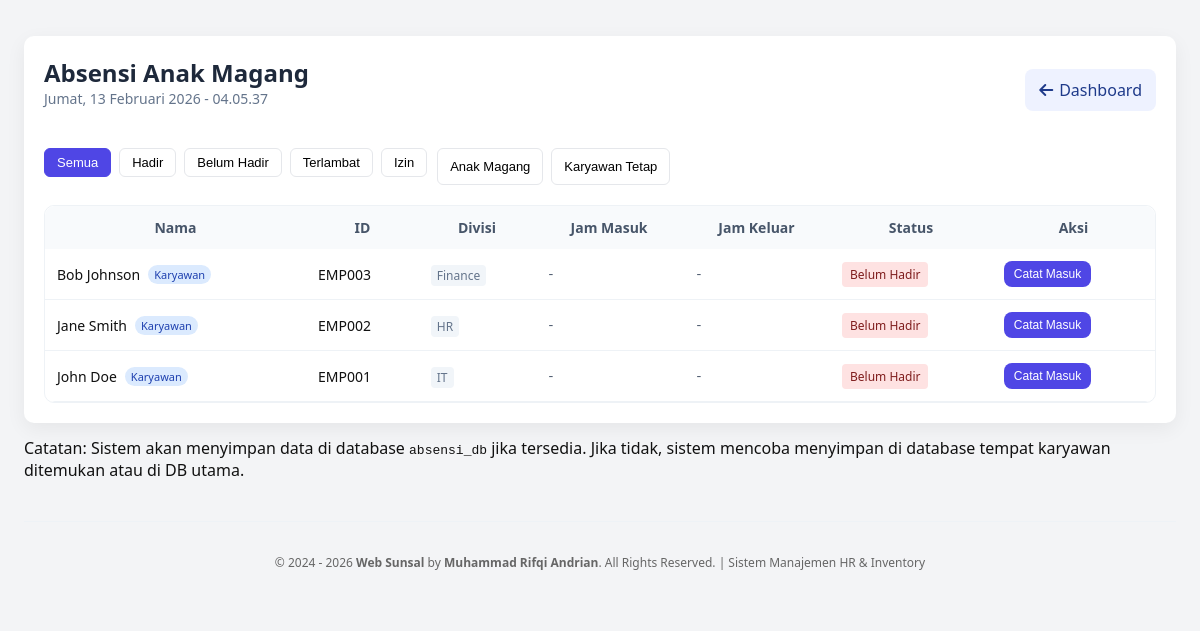
Page /absen_tanpa_rfid.php on the committed database.
### tables this page shows
CREATE TABLE IF NOT EXISTS karyawan (
    id_karyawan INT AUTO_INCREMENT PRIMARY KEY,
    nama VARCHAR(100) NOT NULL,
    id_card VARCHAR(50) NOT NULL UNIQUE,
    uid_kartu VARCHAR(255) UNIQUE,
    divisi VARCHAR(100),
    jabatan VARCHAR(100),
    created_at DATETIME NOT NULL DEFAULT CURRENT_TIMESTAMP,
    updated_at DATETIME NOT NULL DEFAULT CURRENT_TIMESTAMP ON UPDATE CURRENT_TIMESTAMP
);

### absen_tanpa_rfid.php (the view, shortened to what this page needs)
<?php
require_once 'includes/config.php';
$invDb = 'Peminjaman_barang_db';
$absDb = 'absensi_db';
function tryConnectDbByName($dbName) {
    return null;
}
$invConn = tryConnectDbByName($invDb);
$absConn = tryConnectDbByName($absDb);
$defaultConn = $conn;
$searchConns = [];
if ($invConn) {
    $searchConns[] = $invConn;
} else {
    if ($defaultConn) {
        $searchConns[] = $defaultConn;
    }
}
function getAllInternsAttendance($searchConns, $absConn) {
    $interns = [];
    $today = date('Y-m-d');
    foreach ($searchConns as $conn) {
        try {
            $sql = "SELECT id_karyawan, nama, id_card, divisi, jabatan FROM karyawan ORDER BY nama";
            $result = mysqli_query($conn, $sql);
            if ($result) {
                while ($row = mysqli_fetch_assoc($result)) {
                    $row['attendance'] = null;
                    $row['izin'] = null;
                    $interns[] = $row;
                }
            }
        } catch (mysqli_sql_exception $e) {
            continue;
        }
    }
    $targetConn = $absConn;
    if (!$targetConn && !empty($searchConns)) {
        $targetConn = $searchConns[0];
    }
    if ($targetConn) {
        foreach ($interns as &$intern) {
            $cardEsc = mysqli_real_escape_string($targetConn, $intern['id_card']);
            $sql = "SELECT a.jam_masuk, a.jam_keluar FROM absensi a
                   INNER JOIN karyawan k ON a.id_karyawan = k.id_karyawan
                   WHERE k.id_card = '" . $cardEsc . "'
                   AND a.tanggal = '" . $today . "' LIMIT 1";
            try {
                $result = mysqli_query($targetConn, $sql);
            } catch (mysqli_sql_exception $e) {
            }
            $cardEsc2 = mysqli_real_escape_string($targetConn, $intern['id_card']);
            $sql = "SELECT i.jenis, i.status, i.alasan, i.created_at FROM izin i
                   INNER JOIN karyawan k ON i.id_karyawan = k.id_karyawan
                   WHERE k.id_card = '" . $cardEsc2 . "'
                   AND DATE(i.created_at) = '" . $today . "'
                   ORDER BY i.created_at DESC LIMIT 1";
            try {
                $result = mysqli_query($targetConn, $sql);
            } catch (mysqli_sql_exception $e) {
            }
        }
    }
    return $interns;
}
$allInterns = getAllInternsAttendance($searchConns, $absConn);
?>
<!DOCTYPE html>
<html lang="id">
<head>
    <link rel="stylesheet" href="https://cdnjs.cloudflare.com/ajax/libs/font-awesome/6.4.0/css/all.min.css">
</head>
<body>
    <div class="card">
        <div class="header">
            <div>
                <h1 class="header-title">Absensi Anak Magang</h1>
                <p class="date-display"><?php echo date('l, d F Y'); ?></p>
            </div>
            <a href="dashboard.php" class="back-btn">
                <i class="fas fa-arrow-left"></i>
                Dashboard
            </a>
        </div>
        <div class="attendance-filters">
            <div class="flex gap-2 mb-2">
                <button class="filter-btn active" data-filter="all" data-type="status">Semua</button>
                <button class="filter-btn" data-filter="present" data-type="status">Hadir</button>
                <button class="filter-btn" data-filter="absent" data-type="status">Belum Hadir</button>
                <button class="filter-btn" data-filter="late" data-type="status">Terlambat</button>
                <button class="filter-btn" data-filter="izin" data-type="status">Izin</button>
            </div>
            <div class="flex gap-2">
                <button class="filter-btn" data-filter="intern" data-type="employee">Anak Magang</button>
                <button class="filter-btn" data-filter="employee" data-type="employee">Karyawan Tetap</button>
            </div>
        </div>
        <div class="table-wrapper">
                <table class="attendance-table">
                    <thead>
                        <tr>
                            <th>Nama</th>
                            <th>ID</th>
                            <th>Divisi</th>
                            <th>Jam Masuk</th>
                            <th>Jam Keluar</th>
                            <th>Status</th>
                            <th>Aksi</th>
                        </tr>
                    </thead>
                    <tbody>
                        <?php foreach ($allInterns as $intern): ?>
                            <?php
                            $status = 'absent';
                            $statusText = 'Belum Hadir';
                            ?>
                            <tr class="attendance-row" data-status="<?php echo $status; ?>">
                                <td>
                                    <div class="flex items-center gap-2">
                                        <?php echo htmlspecialchars($intern['nama']); ?>
                                        <?php
                                        $isIntern = stripos($intern['jabatan'], 'magang') !== false || stripos($intern['jabatan'], 'intern') !== false;
                                        $typeClass = $isIntern ? 'bg-red-100 text-red-800' : 'bg-blue-100 text-blue-800';
                                        $typeText = $isIntern ? 'Anak Magang' : 'Karyawan';
                                        ?>
                                        <span class="type-badge <?php echo $typeClass; ?>">
                                            <?php echo $typeText; ?>
                                        </span>
                                    </div>
                                </td>
                                <td><?php echo htmlspecialchars($intern['id_card']); ?></td>
                                <td>
                                    <?php if ($intern['divisi']): ?>
                                        <span class="divisi-badge"><?php echo htmlspecialchars($intern['divisi']); ?></span>
                                    <?php endif; ?>
                                </td>
                                <td class="time-cell"><?php echo $intern['attendance']['jam_masuk'] ?? '-'; ?></td>
                                <td class="time-cell"><?php echo $intern['attendance']['jam_keluar'] ?? '-'; ?></td>
                                <td>
                                    <span class="status-badge status-<?php echo $status; ?>">
                                        <?php echo htmlspecialchars($statusText); ?>
                                    </span>
                                </td>
                                <td>
                                    <div class="flex gap-2">
                                        <form method="POST" style="display:inline-flex" class="attendance-form">
                                            <button class="btn" type="submit" style="font-size:12px;padding:6px 10px"
                                                    <?php echo ($intern['attendance'] && $intern['attendance']['jam_masuk'] && $intern['attendance']['jam_keluar']) ? 'disabled' : ''; ?>>
                                                <?php if (!$intern['attendance'] || !$intern['attendance']['jam_masuk']): ?>
                                                    Catat Masuk
                                                <?php elseif (!$intern['attendance']['jam_keluar']): ?>
                                                    Catat Keluar
                                                <?php else: ?>
                                                    Sudah Lengkap
                                                <?php endif; ?>
                                            </button>
                                        </form>
                                    </div>
                                </td>
                            </tr>
                        <?php endforeach; ?>
                    </tbody>
                </table>
            </div>
        </div>
        <p class="small muted" style="margin-top:14px">Catatan: Sistem akan menyimpan data di database <code>absensi_db</code> jika tersedia. Jika tidak, sistem mencoba menyimpan di database tempat karyawan ditemukan atau di DB utama.</p>
    <footer style="text-align:center;padding:20px;color:#666;font-size:12px;margin-top:40px;border-top:1px solid #eef2f6;max-width:1200px;margin-left:auto;margin-right:auto">
        <p>&copy; 2024 - 2026 <strong>Web Sunsal</strong> by <strong>Muhammad Rifqi Andrian</strong>. All Rights Reserved. | Sistem Manajemen HR & Inventory</p>
    </footer>
</body>
</html>

### absen_tanpa_rfid.php (style rules this page uses)
body { font-family:Segoe UI, Tahoma, sans-serif;background:#f3f4f6;color:#111;margin:0;padding:24px }
.card { background:white;border-radius:10px;padding:20px;max-width:1200px;margin:12px auto;box-shadow:0 6px 20px rgba(2,6,23,0.06) }
.header { display:flex;justify-content:space-between;align-items:center;margin-bottom:24px }
button.btn { background:#4f46e5;color:white;padding:10px 14px;border-radius:8px;border:none;cursor:pointer }
.back-btn { text-decoration:none;display:inline-flex;align-items:center;gap:6px;padding:10px 14px;border-radius:8px;background:#eef2ff;color:#1e3a8a }
.attendance-table { width:100%;border-collapse:collapse;background:white;border-radius:10px;overflow:hidden;font-size:14px }
.attendance-table th { background:#f8fafc;font-weight:600;color:#475569;position:sticky;top:0;padding:12px }
.attendance-table td { padding:12px;border-bottom:1px solid #eef2f6;vertical-align:middle }
.status-badge { display:inline-block;padding:4px 8px;border-radius:4px;font-size:12px }
.status-absent { background:#fee2e2;color:#7f1d1d }
.attendance-filters { display:flex;gap:10px;margin-bottom:20px;flex-wrap:wrap }
.filter-btn { padding:6px 12px;border-radius:6px;border:1px solid #e5e7eb;background:white;cursor:pointer;font-size:13px }
.filter-btn.active { background:#4f46e5;color:white;border-color:#4f46e5 }
.divisi-badge { font-size:12px;color:#64748b;background:#f1f5f9;padding:2px 6px;border-radius:4px }
.time-cell { font-family:monospace;font-size:13px;color:#475569 }
.table-wrapper { margin-top:16px;border:1px solid #eef2f6;border-radius:10px;overflow:hidden }
.date-display { color:#64748b;font-size:14px;margin:0 0 16px 0 }
.header-title { margin:0;font-size:24px;color:#1e293b }
.flex { display:flex }
.items-center { align-items:center }
.gap-2 { gap:0.5rem }
.mb-2 { margin-bottom:0.5rem }
.type-badge { font-size:11px;padding:2px 6px;border-radius:12px;display:inline-block }
.bg-blue-100 { background-color:#dbeafe }
.text-blue-800 { color:#1e40af }

### rows in the picture
karyawan: nama "Bob Johnson", jabatan "Karyawan", id_card "EMP003", divisi "Finance", jam_masuk "-", jam_keluar "-", statusText "Belum Hadir"
karyawan: nama "Jane Smith", jabatan "Karyawan", id_card "EMP002", divisi "HR", jam_masuk "-", jam_keluar "-", statusText "Belum Hadir"
karyawan: nama "John Doe", jabatan "Karyawan", id_card "EMP001", divisi "IT", jam_masuk "-", jam_keluar "-", statusText "Belum Hadir"
